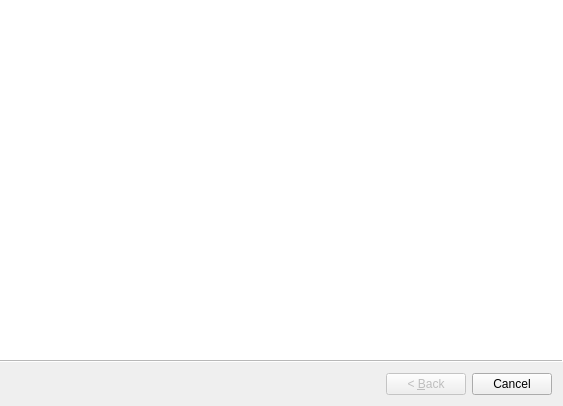
<?xml version="1.0" encoding="UTF-8"?>
<ui version="4.0">
 <class>Wizard</class>
 <widget class="QWizard" name="Wizard">
  <property name="geometry">
   <rect>
    <x>0</x>
    <y>0</y>
    <width>563</width>
    <height>406</height>
   </rect>
  </property>
  <property name="windowTitle">
   <string>POdB Configuration Wizard</string>
  </property>
  <property name="windowIcon">
   <iconset resource="resources.qrc">
    <normaloff>:/podbicon.png</normaloff>:/podbicon.png</iconset>
  </property>
  <property name="wizardStyle">
   <enum>QWizard::ModernStyle</enum>
  </property>
 </widget>
 <resources>
  <include location="resources.qrc"/>
 </resources>
 <connections/>
</ui>
